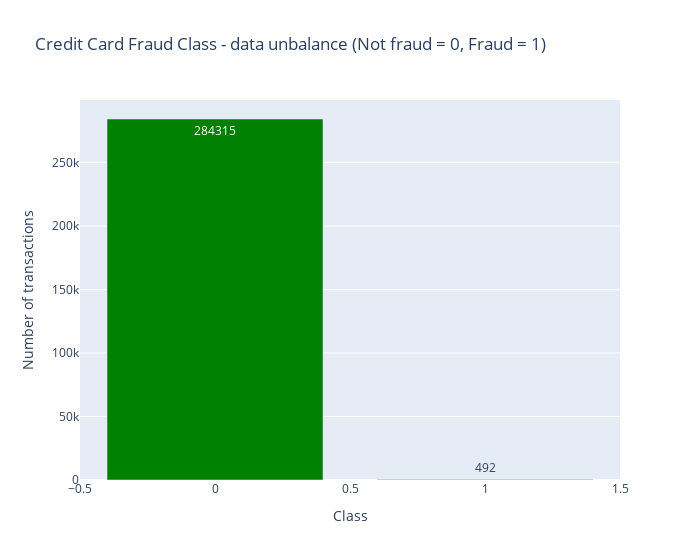

This figure's notebook cell:
### Markdown cell above
EXPLORING DATA IMBALANCY

### Code cell
temp = df["Class"].value_counts()
# temp
data_df = pd.DataFrame({'Class': temp.index,'values': temp.values}) #temp.index: Contains the class labels (0 and 1)
                                                                    #temp.values: Contains the corresponding counts

trace = go.Bar(
    x = data_df['Class'],y = data_df['values'],
    name="Credit Card Fraud Class - data unbalance (Not fraud = 0, Fraud = 1)",
    marker=dict(color="green"),
    text=data_df['values']
)
data = [trace]
layout = dict(title = 'Credit Card Fraud Class - data unbalance (Not fraud = 0, Fraud = 1)',
          xaxis = dict(title = 'Class', showticklabels=True), 
          yaxis = dict(title = 'Number of transactions'),
          hovermode = 'closest',width=700
         )
fig = dict(data=data, layout=layout)
iplot(fig, filename='class')
# Only 492 (or 0.172%) of transaction are fraudulent. That means the data is highly unbalanced with respect with target variable Class.

### Figure 1 — Plotly figure (JSON) as saved in the notebook; plotly's stock layout.template omitted (floating-point values rounded to 4 significant figures)
{"data": [{"marker": {"color": "green"}, "name": "Credit Card Fraud Class - data unbalance (Not fraud = 0, Fraud = 1)", "text": [284300.0, 492.0], "type": "bar", "x": [0, 1], "y": [284315, 492]}], "layout": {"hovermode": "closest", "title": {"text": "Credit Card Fraud Class - data unbalance (Not fraud = 0, Fraud = 1)"}, "width": 700, "xaxis": {"showticklabels": true, "title": {"text": "Class"}}, "yaxis": {"title": {"text": "Number of transactions"}}}}
